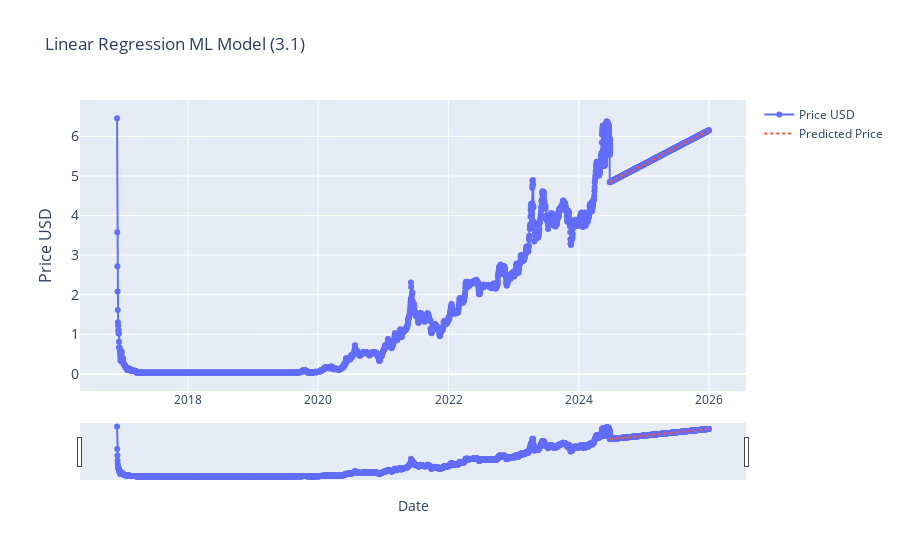

The notebook cell this image was saved under:
### Code cell
# Linear Regression (3.1) FUTURE MODELLING STRATEGY

# Linear Regression (3.1)

from sklearn.linear_model import LinearRegression
from sklearn.model_selection import train_test_split
import plotly.graph_objects as go
import pandas as pd
from ipywidgets import interact, DatePicker
import numpy as np

current_item['date_ordinal'] = current_item.index.map(pd.Timestamp.toordinal)
X = current_item['date_ordinal'].values.reshape(-1, 1)
y = current_item['price_usd'].values

# THIS SECTION IS FOR FUTURE PRICE PREDICTION:
future_dates = pd.date_range(start=current_item.index[-1], end='2025-12-31')
future_dates_ordinal = future_dates.map(pd.Timestamp.toordinal).values.reshape(-1, 1)

# intialize the model (like initialising a variable)
model_lr = LinearRegression()
model_lr.fit(X, y)

# make predictions
y_pred = model_lr.predict(future_dates_ordinal)

# Create a DataFrame for future predictions
future_df = pd.DataFrame(data={'date': future_dates, 'price_usd': y_pred})
future_df.set_index('date', inplace=True)

# Combine current_item and future_df
combined_df = pd.concat([current_item, future_df])

def update_graph(start_date, end_date):
    # Filtering the data based on the date range
    mask = (combined_df.index >= pd.to_datetime(start_date)) & (combined_df.index <= pd.to_datetime(end_date))
    filtered_data = combined_df.loc[mask]

    # Creating the plot
    fig = go.Figure()
    fig.add_trace(go.Scatter(x=filtered_data.index, y=filtered_data['price_usd'], mode='lines+markers', name='Price USD'))

    # Add the predicted prices
    fig.add_trace(go.Scatter(x=future_df.index, y=future_df['price_usd'], mode='lines', name='Predicted Price', line=dict(dash='dot')))

    # Formatting
    fig.update_layout(
        title='Linear Regression ML Model (3.1)',
        xaxis_title='Date',
        yaxis_title='Price USD',
        yaxis=dict(
            title='Price USD',
            titlefont_size=16,
            tickfont_size=14,
        ),
        xaxis=dict(  # Added lines for range slider
            rangeslider=dict(
                visible=True
            ),
            type="date"
        ),
        showlegend=True
    )

    fig.show()

# Creating interactive widgets for date selection
start_date_picker = DatePicker(description='Start Date', value=combined_df.index[0], disabled=False)
end_date_picker = DatePicker(description='End Date', value=combined_df.index[-1], disabled=False)

# Display the interactive widget
interact(update_graph, start_date=start_date_picker, end_date=end_date_picker)

### Figure 1 — Plotly figure (JSON) as saved in the notebook; plotly's stock layout.template omitted (floating-point values rounded to 4 significant figures; data arrays with more than 128 entries replaced by an {"elided": "..."} marker saying what was removed)
{"data": [{"mode": "lines+markers", "name": "Price USD", "type": "scatter", "x": {"elided": "4032 str values"}, "y": {"elided": "4032 float values"}}, {"line": {"dash": "dot"}, "mode": "lines", "name": "Predicted Price", "type": "scatter", "x": {"elided": "557 str values"}, "y": {"elided": "557 float values"}}], "layout": {"showlegend": true, "title": {"text": "Linear Regression ML Model (3.1)"}, "xaxis": {"rangeslider": {"visible": true}, "title": {"text": "Date"}, "type": "date"}, "yaxis": {"tickfont": {"size": 14}, "title": {"font": {"size": 16}, "text": "Price USD"}}}}
